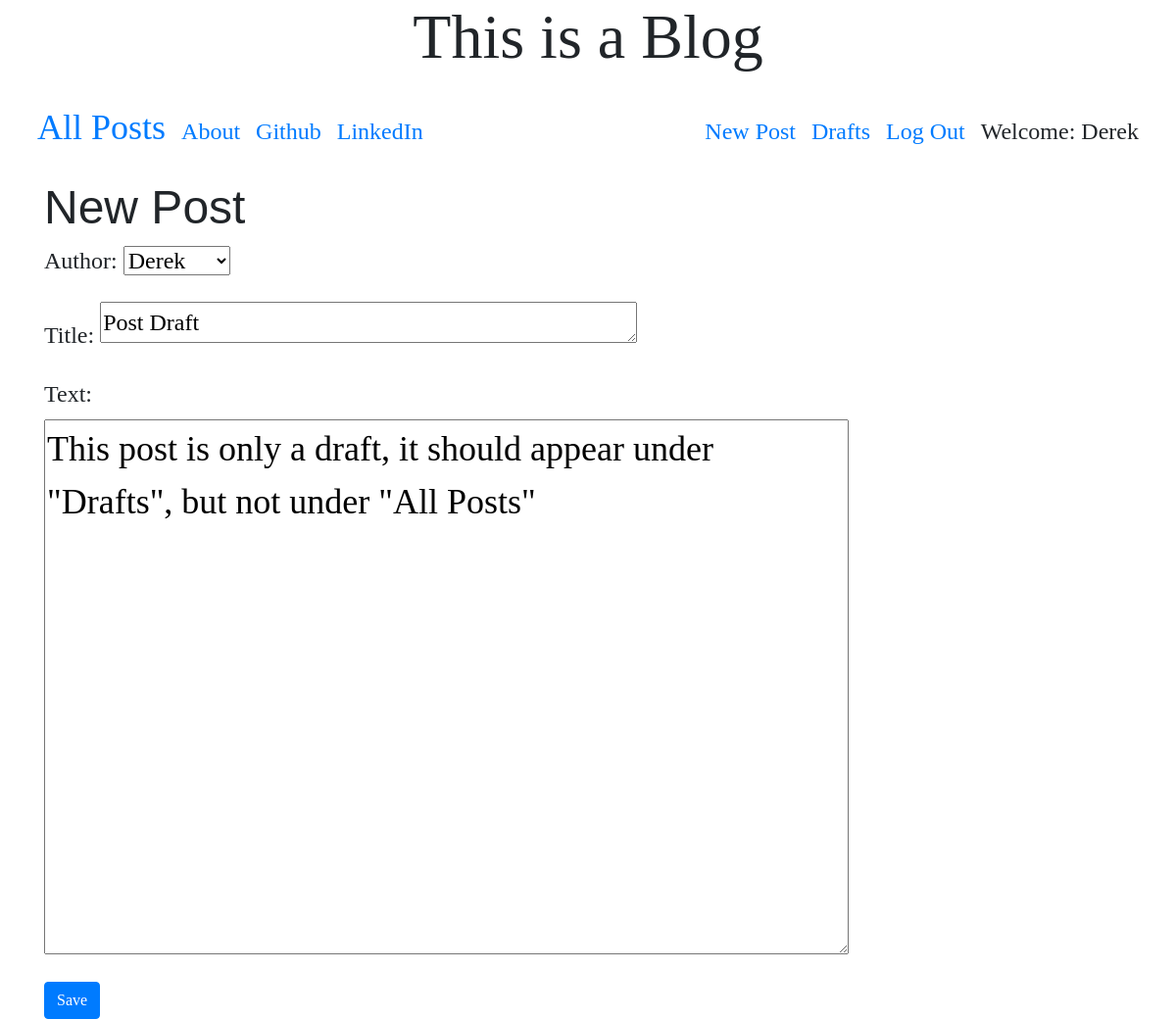
Page /post/6/edit/ (signed in) on the committed database.
### blog/models.py (models this page shows, shortened)
class Post(models.Model):
    author = models.ForeignKey('auth.User', on_delete=models.CASCADE)
    title = models.CharField(max_length=200)
    text = models.TextField()
    create_date = models.DateTimeField(default=timezone.now)
    published_date = models.DateTimeField(blank=True,null=True)

### blog/views.py (the view)
# urls.py: path('post/<int:pk>/edit/',views.PostUpdateView.as_view(),name='post_edit'),
class PostUpdateView(LoginRequiredMixin,UpdateView):
    login_url = '/login/'
    redirect_field_name = 'blog/post_detail.html'
    form_class = PostForm
    model = Post

### blog/forms.py
class PostForm(ModelForm):
    class Meta():
        model = Post
        fields = ('author', 'title', 'text')
        widgets = {
            'title':Textarea(attrs={'class':'textinputclass', 'cols':40, 'rows':1}),
            'text':Textarea(attrs={'class':'editable medium-editor-textarea postcontent'}),
        }

### blog/templates/blog/post_form.html (shortened to what this page needs)
{% extends "blog/base.html" %}
{% block content %}
  <h1 class="newpostfont">New Post</h1>
  <form class="postcontent" method="POST">
    {{form.as_p}}
    <button type="submit" class='btn btn-primary'>Save</button>
  </form>
{% endblock %}

### blog/templates/blog/base.html (shortened to what this page needs)
<!DOCTYPE html>
{% load static %}
<html lang="en" dir="ltr">
  <head>
    <link rel="stylesheet" href="https://stackpath.bootstrapcdn.com/bootstrap/4.4.1/css/bootstrap.min.css">
    <link href="https://stackpath.bootstrapcdn.com/font-awesome/4.7.0/css/font-awesome.min.css" rel="stylesheet">
    <link rel="stylesheet" href="//cdn.jsdelivr.net/npm/medium-editor@latest/dist/css/medium-editor.min.css" type="text/css" media="screen" charset="utf-8">
    <link rel="stylesheet" href="{% static 'css/blog.css' %}">
  </head>
  <body>
    <div class="container">
      <h1 class="techfont main-header">This is a Blog</h1>
    </div>
    <nav class="navbar navbar-expand techfont custom-navbar">
      <div class="container d-flex align-items-baseline">
        <ul class="nav navbar-nav d-flex align-items-baseline">
          <li><a class='nav-link bigbrand' href="{% url 'post_list' %}">All Posts</a></li>
          <li><a class="nav-link" href="{% url 'about_test' %}">About</a></li>
          <li><a class="nav-link" href="https://www.github.com">Github</a></li>
          <li><a class="nav-link" href="https://www.linkedin.com">LinkedIn</a></li>
        </ul>
        <ul class="nav navbar-nav navbar-right d-flex align-items-baseline">
        {% if user.is_authenticated %}
          <li><a class="nav-link" href="{% url 'post_new' %}">New Post</a></li>
          <li><a class="nav-link" href="{% url 'post_draft_list' %}">Drafts</a></li>
          <li><a class="nav-link" href="{% url 'logout' %}">Log Out</a></li>
          <li><a class="nav-link" >Welcome: {{user.username}}</a></li>
        {% else %}
          <li><a class="nav navbar-right" href="{% url 'login' %}"><span class='fa fa-user'></span>
          </a></li>
        {% endif %}
        </ul>
      </div>
    </nav>
    <div class="content container">
      <div class="row">
        <div class="col-md-8">
          <div class="blog_posts">
            {% block content %}
            {% endblock %}
          </div>
        </div>
      </div>
    </div>
  </body>
</html>

### blog/static/css/blog.css (style rules this page uses)
.techfont { font-family: 'Playfair Display', serif; font-size: 1.5em; margin-bottom: 10px; }
.newpostfont { font-family: 'Playfair Display', sans-serif; font-size: 3em; }
.main-header { font-size: 4em; text-align: center; }
.postcontent { font-family: 'Playfair Display', serif; font-size: 1.5em; }
.bigbrand { font-size: 1.5em; }

### rows in the picture
Post: author "Derek", title "Post Draft", text "This post is only a draft, it should appear under \"Drafts\", but not under \"All Posts\""

### other values in the picture
{{ user.username }} "Derek"
